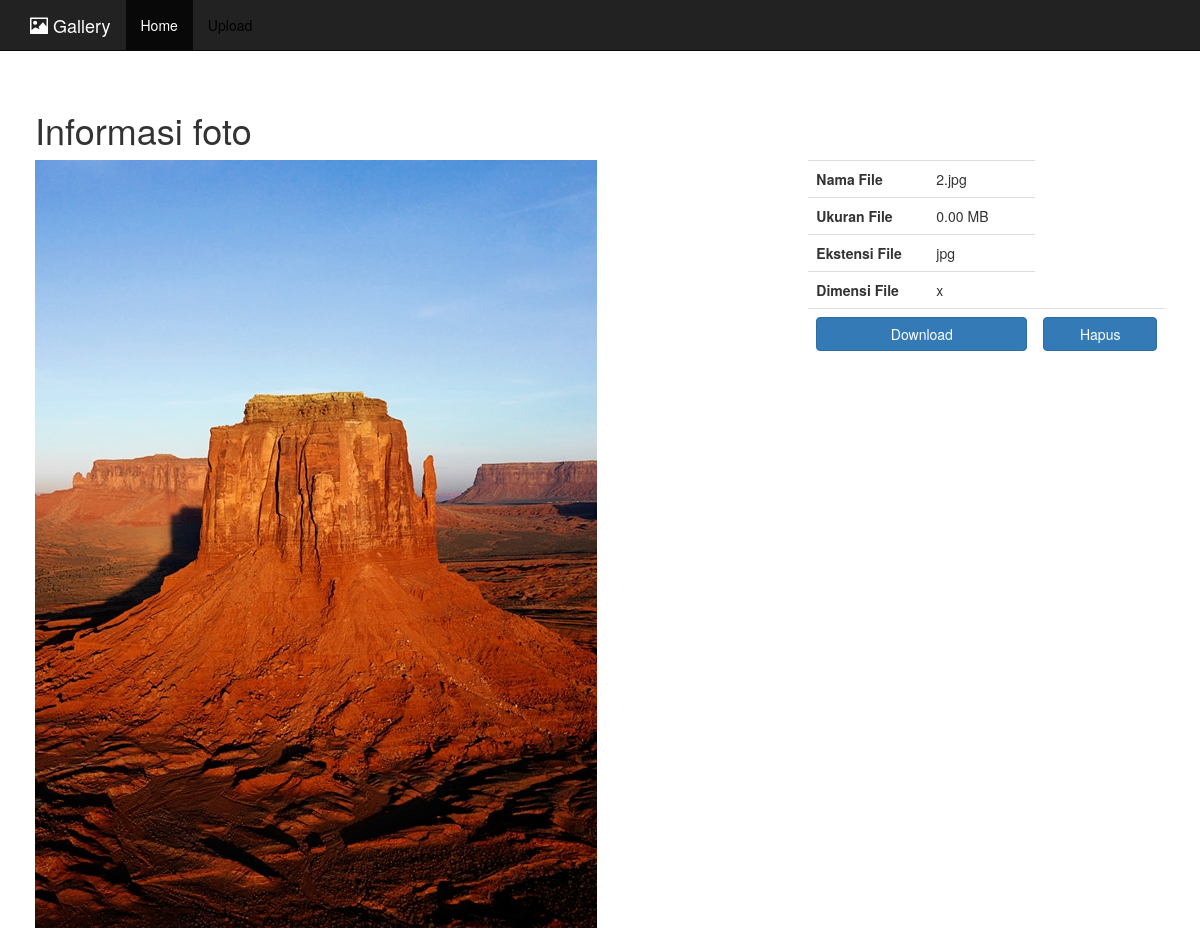
/gallery1/foto.php?id=2, run on the app's committed database.
### tables this page shows
CREATE TABLE `galeri` (
  `id` int(11) NOT NULL,
  `tgl_upload` date NOT NULL,
  `nama` varchar(100) NOT NULL
);

### gallery1/foto.php (the view, shortened to what this page needs)
<?php include("includes/config.php"); ?>
<!DOCTYPE html>
<html lang="en">
<head>
	<link href="css/bootstrap.css" rel="stylesheet">
	<link href="css/custom.css" rel="stylesheet">
	</head>
<body>
	<?php include("includes/navbar.php"); ?>
	<div class="container body">
		<?php
		$id = $_GET['id'];
		$query = $koneksi->query("SELECT * FROM galeri WHERE id='$id'") or die($koneksi->error);
		if($query->num_rows){
			$row = $query->fetch_assoc();
			echo '
			<h1>Informasi foto</h1>
			<div class="row">
				<div class="col-md-8">
					<img src="gallery/'.$row['nama'].'" class="img-responsive">
				</div>
				<div class="col-md-4">
					<table class="table">
						<tr>
							<th width="120">Nama File</th>
							<td>'.$row['nama'].'</td>
						</tr>
						<tr>
							<th>Ukuran File</th>
							<td>';
							$size = filesize("gallery/".$row['nama']);
							$size = $size / 1024 / 1024;
							echo number_format($size, 2).' MB';
							echo '</td>
						</tr>
						<tr>
							<th>Ekstensi File</th>
							<td>'; echo pathinfo($row['nama'], PATHINFO_EXTENSION); echo '</td>
						</tr>
						<tr>
							<th>Dimensi File</th>
							<td>';
							list($width, $height) = getimagesize("gallery/".$row['nama']);
							echo $width . "x" . $height;
							echo '</td>
						</tr>
						<tr>
							<td colspan="2"><a href="gallery/'.$row['nama'].'" class="btn btn-primary btn-block">Download</a></td>
                            <td colspan="2"><a href="delete.php/'.$row['id'].'" class="btn btn-primary btn-block">Hapus</a></td>
						</tr>
					</table>
				</div>
			</div>
			';
		}else{
			echo '404 Not Found!';
		}
		?>
	</div>
</body>
</html>

### gallery1/css/custom.css (style rules this page uses)
body { padding-top: 70px; }
.body { background-color: #fff; padding: 20px; }

### data on the page
galeri: nama (picture), nama "2.jpg", nama "0.00", nama "jpg"
